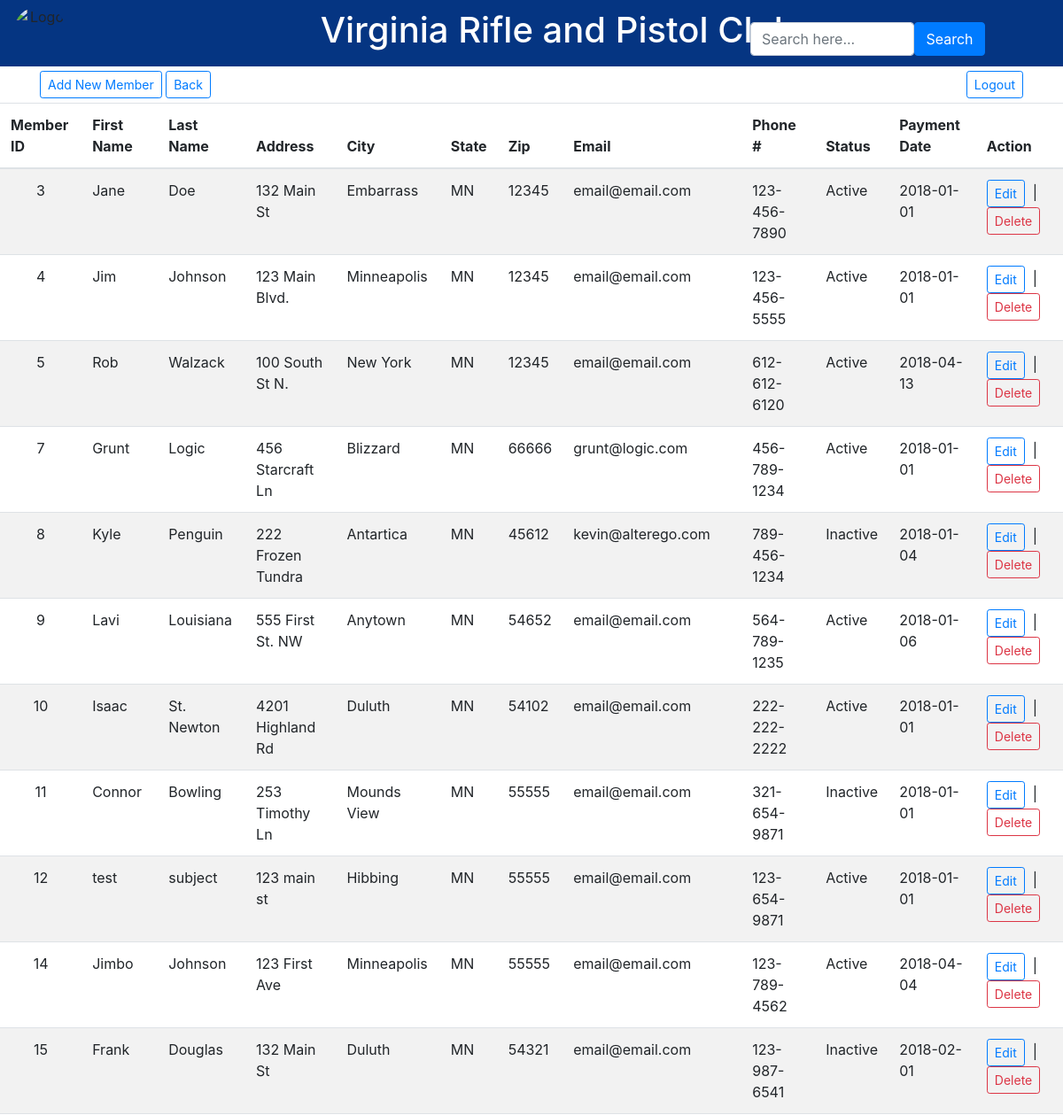
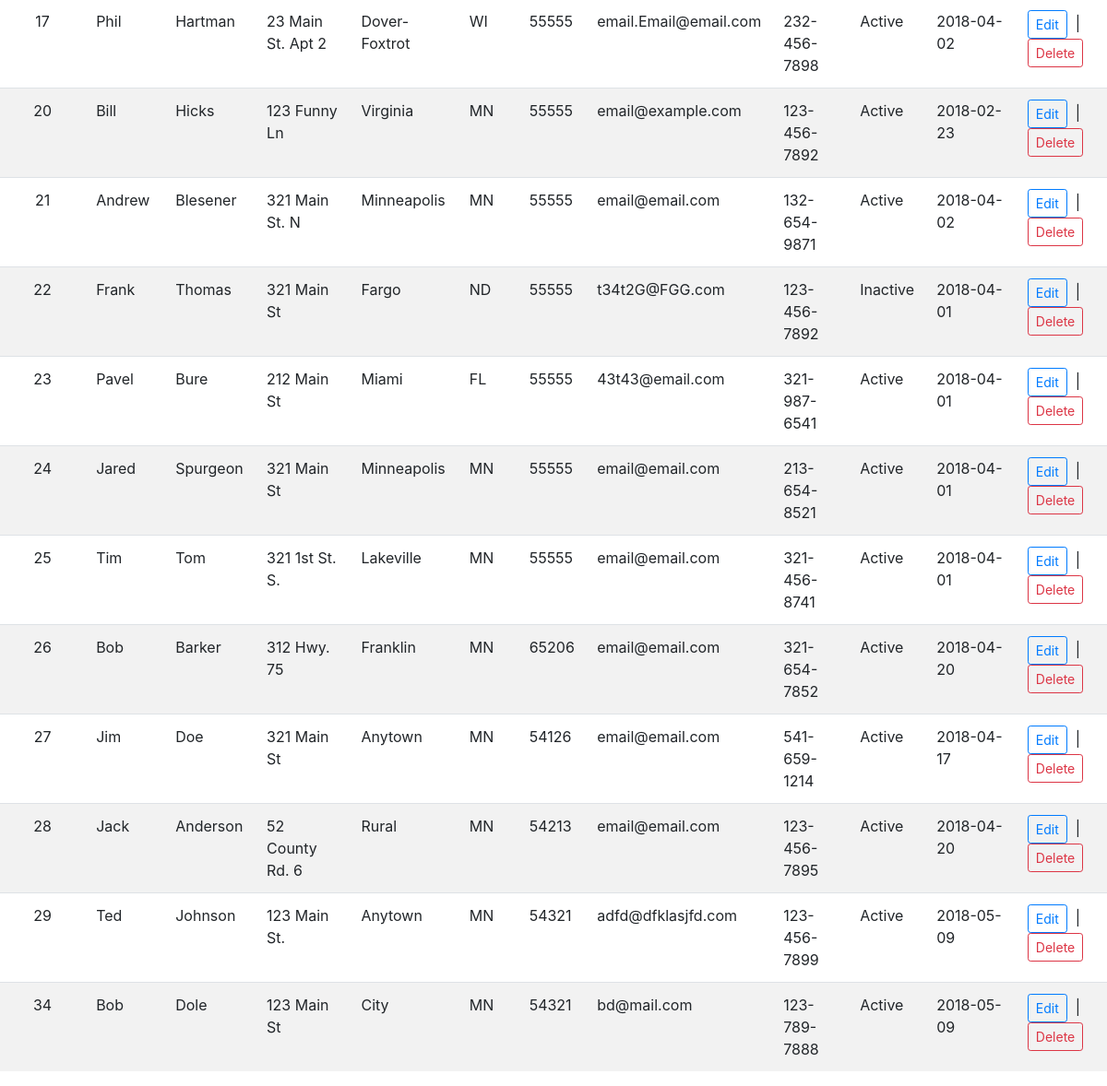
/viewall.php (signed in), run on the app's committed database (2 pictures, top to bottom).
### tables this page shows
CREATE TABLE `members` (
  `id` int(20) NOT NULL,
  `fname` varchar(15) NOT NULL,
  `lname` varchar(15) NOT NULL,
  `address` text NOT NULL,
  `city` varchar(15) NOT NULL,
  `state` varchar(2) NOT NULL,
  `zip` char(5) NOT NULL,
  `email` varchar(50) NOT NULL,
  `phone` text NOT NULL,
  `status` varchar(8) NOT NULL,
  `payment` date NOT NULL,
  `nra` varchar(256) NOT NULL
);

### viewall.php (the view, shortened to what this page needs)
<?php
include('connect.php');
?>
<!doctype html>
<html>
<head>
  <link rel="stylesheet" href="https://maxcdn.bootstrapcdn.com/bootstrap/4.0.0/css/bootstrap.min.css">
  <link rel="stylesheet" type="text/css" href="stylesheet.css">
</head>
<body>
	<div class="container-fluid" id="headerdiv">
		<div align="center" id="logodiv">
			<img id="icon" src="images/logoblk.png"/ alt="Logo">
			<h1 id="header">Virginia Rifle and Pistol Club</h1>
	    </div>
	</div>
  <form method="post" action="search.php" id="search" class="form-inline">
		&nbsp;&nbsp;&nbsp;&nbsp;<input class="form-control col-sm-6 " type="text" name="srch_query" placeholder="Search here..." required>
		<input class="btn btn-primary" type="submit" name="search" value="Search">
	</form>
<div class="container" id="topbuttondiv">
	<button class="btn btn-outline-primary btn-sm" onclick="window.location.href='add.php'">Add New Member</button>
	<button class="btn btn-outline-primary btn-sm" onclick="window.location.href='adminhome.php?page=1'">Back</button>
	<button class="btn btn-outline-primary btn-sm float-right" onclick="window.location.href='logout.php'">Logout</button>
</div>
<div class="table-responsive" id="displaytable">
	<table class="table table-hover table-striped">
		<thead>
			<tr>
				<th>Member ID</th>
				<th>First Name</th>
				<th>Last Name</th>
				<th>Address</th>
				<th>City</th>
				<th>State</th>
				<th>Zip</th>
				<th>Email</th>
				<th>Phone #</th>
				<th>Status</th>
				<th>Payment Date</th>
				<th>Action</th>
			</tr>
		</thead>
		<tbody>
			<?php
				$result = $db->prepare("SELECT * FROM members ORDER BY id ASC");
				$result->execute();
				while($dispData = $result->fetch(PDO::FETCH_ASSOC)){
					?>
					<tr class="record">
						<td align="center"><?php echo $dispData['id']; ?></td>
						<td><?php echo $dispData['fname']; ?></td>
						<td><?php echo $dispData['lname']; ?></td>
						<td><?php echo $dispData['address']; ?></td>
						<td><?php echo $dispData['city']; ?></td>
						<td><?php echo $dispData['state']; ?></td>
						<td><?php echo $dispData['zip']; ?></td>
						<td><?php echo $dispData['email']; ?></td>
						<td><?php echo $dispData['phone']; ?></td>
						<td><?php echo $dispData['status']; ?></td>
						<td><?php echo $dispData['payment'];?></td>
						<td><a class="btn btn-outline-primary btn-sm" href="edit.php?id=<?php echo $dispData['id']; ?>">Edit</a>&nbsp; | &nbsp;<a class="btn btn-outline-danger btn-sm" href="delete.php?id=<?php echo $dispData['id']; ?>" onclick="">Delete</a></td>
					</tr>
			<?php	}
			?>
		</tbody>
	</table>
</div>

### stylesheet.css (style rules this page uses)
#headerdiv { background-color: #053582; height: 75px; }
#header { color: white; padding-top: 10px; }
#icon { border-radius: 50%; margin-top: 7px; height: 60px; width: 60px; float: left; }
#logodiv { width: 100%; }
#search { margin-top: -50px; float: right; }
#topbuttondiv { margin-top: 5px; }
#displaytable { margin-top: 5px; }

### data on the page
members: id "3", fname "Jane", lname "Doe", address "132 Main St", city "Embarrass", state "MN", zip "12345", email "email@email.com", phone "123-456-7890", status "Active", payment "2018-01-01"
members: id "4", fname "Jim", lname "Johnson", address "123 Main Blvd.", city "Minneapolis", state "MN", zip "12345", email "email@email.com", phone "123-456-5555", status "Active", payment "2018-01-01"
members: id "5", fname "Rob", lname "Walzack", address "100 South St N.", city "New York", state "MN", zip "12345", email "email@email.com", phone "612-612-6120", status "Active", payment "2018-04-13"
members: id "7", fname "Grunt", lname "Logic", address "456 Starcraft Ln", city "Blizzard", state "MN", zip "66666", email "grunt@logic.com", phone "456-789-1234", status "Active", payment "2018-01-01"
members: id "8", fname "Kyle", lname "Penguin", address "222 Frozen Tundra", city "Antartica", state "MN", zip "45612", email "kevin@alterego.com", phone "789-456-1234", status "Inactive", payment "2018-01-04"
members: id "9", fname "Lavi", lname "Louisiana", address "555 First St. NW", city "Anytown", state "MN", zip "54652", email "email@email.com", phone "564-789-1235", status "Active", payment "2018-01-06"
members: id "10", fname "Isaac", lname "St. Newton", address "4201 Highland Rd", city "Duluth", state "MN", zip "54102", email "email@email.com", phone "222-222-2222", status "Active", payment "2018-01-01"
members: id "11", fname "Connor", lname "Bowling", address "253 Timothy Ln", city "Mounds View", state "MN", zip "55555", email "email@email.com", phone "321-654-9871", status "Inactive", payment "2018-01-01"
members: id "12", fname "test", lname "subject", address "123 main st", city "Hibbing", state "MN", zip "55555", email "email@email.com", phone "123-654-9871", status "Active", payment "2018-01-01"
members: id "14", fname "Jimbo", lname "Johnson", address "123 First Ave", city "Minneapolis", state "MN", zip "55555", email "email@email.com", phone "123-789-4562", status "Active", payment "2018-04-04"
members: id "15", fname "Frank", lname "Douglas", address "132 Main St", city "Duluth", state "MN", zip "54321", email "email@email.com", phone "123-987-6541", status "Inactive", payment "2018-02-01"
members: id "17", fname "Phil", lname "Hartman", address "23 Main St. Apt 2", city "Dover-Foxtrot", state "WI", zip "55555", email "email.Email@email.com", phone "232-456-7898", status "Active", payment "2018-04-02"
members: id "20", fname "Bill", lname "Hicks", address "123 Funny Ln", city "Virginia", state "MN", zip "55555", email "email@example.com", phone "123-456-7892", status "Active", payment "2018-02-23"
members: id "21", fname "Andrew", lname "Blesener", address "321 Main St. N", city "Minneapolis", state "MN", zip "55555", email "email@email.com", phone "132-654-9871", status "Active", payment "2018-04-02"
members: id "22", fname "Frank", lname "Thomas", address "321 Main St", city "Fargo", state "ND", zip "55555", email "t34t2G@FGG.com", phone "123-456-7892", status "Inactive", payment "2018-04-01"
members: id "23", fname "Pavel", lname "Bure", address "212 Main St", city "Miami", state "FL", zip "55555", email "43t43@email.com", phone "321-987-6541", status "Active", payment "2018-04-01"
members: id "24", fname "Jared", lname "Spurgeon", address "321 Main St", city "Minneapolis", state "MN", zip "55555", email "email@email.com", phone "213-654-8521", status "Active", payment "2018-04-01"
members: id "25", fname "Tim", lname "Tom", address "321 1st St. S.", city "Lakeville", state "MN", zip "55555", email "email@email.com", phone "321-456-8741", status "Active", payment "2018-04-01"
members: id "26", fname "Bob", lname "Barker", address "312 Hwy. 75", city "Franklin", state "MN", zip "65206", email "email@email.com", phone "321-654-7852", status "Active", payment "2018-04-20"
members: id "27", fname "Jim", lname "Doe", address "321 Main St", city "Anytown", state "MN", zip "54126", email "email@email.com", phone "541-659-1214", status "Active", payment "2018-04-17"
members: id "28", fname "Jack", lname "Anderson", address "52 County Rd. 6", city "Rural", state "MN", zip "54213", email "email@email.com", phone "123-456-7895", status "Active", payment "2018-04-20"
members: id "29", fname "Ted", lname "Johnson", address "123 Main St.", city "Anytown", state "MN", zip "54321", email "adfd@dfklasjfd.com", phone "123-456-7899", status "Active", payment "2018-05-09"
members: id "34", fname "Bob", lname "Dole", address "123 Main St", city "City", state "MN", zip "54321", email "bd@mail.com", phone "123-789-7888", status "Active", payment "2018-05-09"
